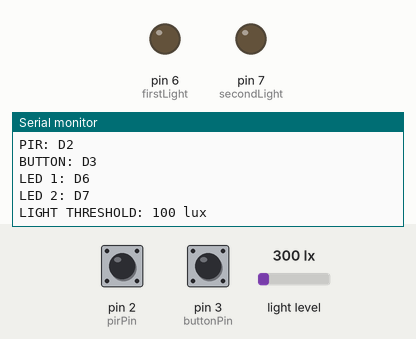
This sketch was run on a simulated Arduino Uno, built with avr-gcc and run on an emulated ATmega328P. Shown: output pins drawn as LEDs (lit = HIGH), the last lines printed to the serial monitor. Inputs (shaded band) come from the test bench; at power-on: pin 3 (buttonPin) HIGH, pin 2 (pirPin) HIGH, light level 300 lx.

Above: at 3.2 s.
3.3 s: pin 3 (buttonPin) pulled LOW for 0.15 s
At 4.6 s:
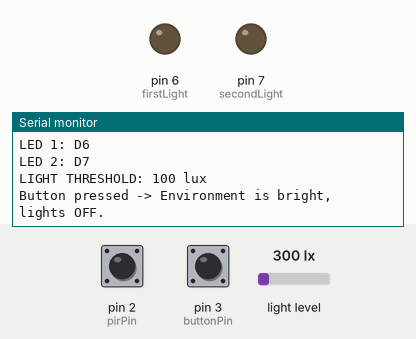
4.9 s: pin 2 (pirPin) pulsed LOW 2 times (0.12 s each, 0.3 s apart)
At 7.0 s:
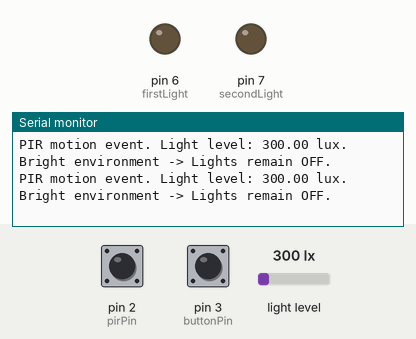

The sketch:

HANDLING_INTERRUPTS.ino
```cpp
// Submitted by: REUEL MENPARA --> 2510994818
// Task 4.1P - Handling Interrupts

#include <Wire.h>
#include <BH1750.h>

BH1750 lightSensor;

//pin connections
const int pirPin = 2;
const int buttonPin = 3;

const int firstLight = 6;
const int secondLight = 7;

//light level below this value is treated as dark
const float darkThreshold = 100.0;

//interrupt event flags
volatile bool motionDetected = false;
volatile bool buttonPressed = false;

bool lightsOn = false;
bool pirLocked = false;

unsigned long lastButtonPress = 0;
const unsigned long buttonDebounce = 250;

//pir interrupt handler
void pirInterrupt()
{
    if (!pirLocked)
    {
        motionDetected = true;
    }
}

//button interrupt handler
void buttonInterrupt()
{
    buttonPressed = true;
}

//control both leds
void controlLights(bool state)
{
    lightsOn = state;

    digitalWrite(firstLight, state);
    digitalWrite(secondLight, state);
}

void setup()
{
    Serial.begin(9600);
    Wire.begin();

    pinMode(pirPin, INPUT);
    pinMode(buttonPin, INPUT_PULLUP);

    pinMode(firstLight, OUTPUT);
    pinMode(secondLight, OUTPUT);

    controlLights(false);

    //start the bh1750 light sensor
    if (lightSensor.begin())
    {
        Serial.println("BH1750 connected successfully.");
    }
    else
    {
        Serial.println("BH1750 connection failed.");
    }

    //setup hardware interrupts
    attachInterrupt(
        digitalPinToInterrupt(pirPin),
        pirInterrupt,
        RISING
    );

    attachInterrupt(
        digitalPinToInterrupt(buttonPin),
        buttonInterrupt,
        FALLING
    );

    Serial.println("SMART LIGHTING SYSTEM READY");
    Serial.println("PIR: D2");
    Serial.println("BUTTON: D3");
    Serial.println("LED 1: D6");
    Serial.println("LED 2: D7");
    Serial.println("LIGHT THRESHOLD: 100 lux");

    delay(2000);
}

void loop()
{
    float luxValue = lightSensor.readLightLevel();

    //turn lights off when the environment becomes bright
    if (luxValue >= darkThreshold && lightsOn)
    {
        controlLights(false);

        Serial.print("Bright environment: ");
        Serial.print(luxValue);
        Serial.println(" lux -> Lights OFF.");
    }

    //handle motion interrupt
    if (motionDetected)
    {
        motionDetected = false;
        pirLocked = true;

        Serial.print("PIR motion event. Light level: ");
        Serial.print(luxValue);
        Serial.println(" lux.");

        if (luxValue < darkThreshold)
        {
            controlLights(true);

            Serial.println("Dark environment -> Lights ON automatically.");
        }
        else
        {
            controlLights(false);

            Serial.println("Bright environment -> Lights remain OFF.");
        }
    }

    //allow the next pir event after the sensor returns low
    if (pirLocked && digitalRead(pirPin) == LOW)
    {
        pirLocked = false;
    }

    //handle button interrupt
    if (buttonPressed)
    {
        buttonPressed = false;

        unsigned long currentTime = millis();

        //ignore very quick repeated button presses
        if (currentTime - lastButtonPress >= buttonDebounce)
        {
            lastButtonPress = currentTime;

            if (luxValue < darkThreshold)
            {
                controlLights(!lightsOn);

                if (lightsOn)
                {
                    Serial.println("Button pressed -> Lights ON manually.");
                }
                else
                {
                    Serial.println("Button pressed -> Lights OFF manually.");
                }
            }
            else
            {
                controlLights(false);

                Serial.println(
                    "Button pressed -> Environment is bright, lights OFF."
                );
            }
        }
    }

    delay(100);
}
```

Measured:
- after the input at 3.3 s, the serial monitor: prints a new line after 0.08 s (image 1)
- after the input at 4.9 s, the serial monitor: prints a new line after 0.19 s (image 2)
